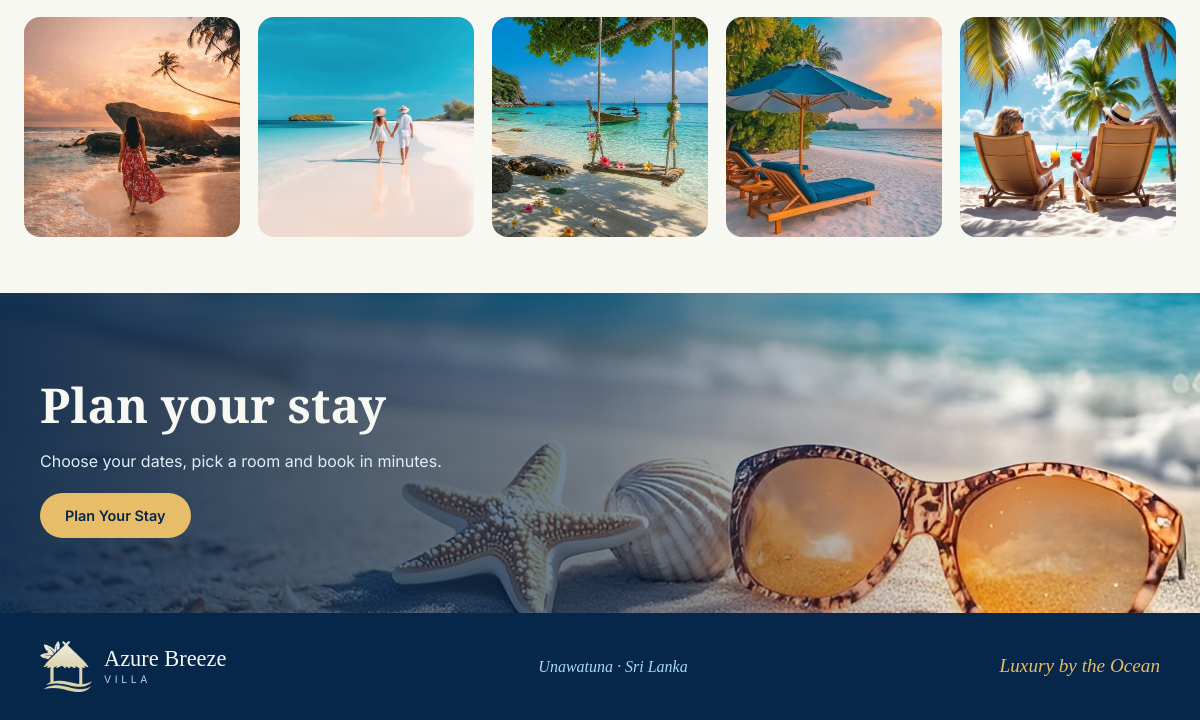
Before: / (lower part) with the older database file.
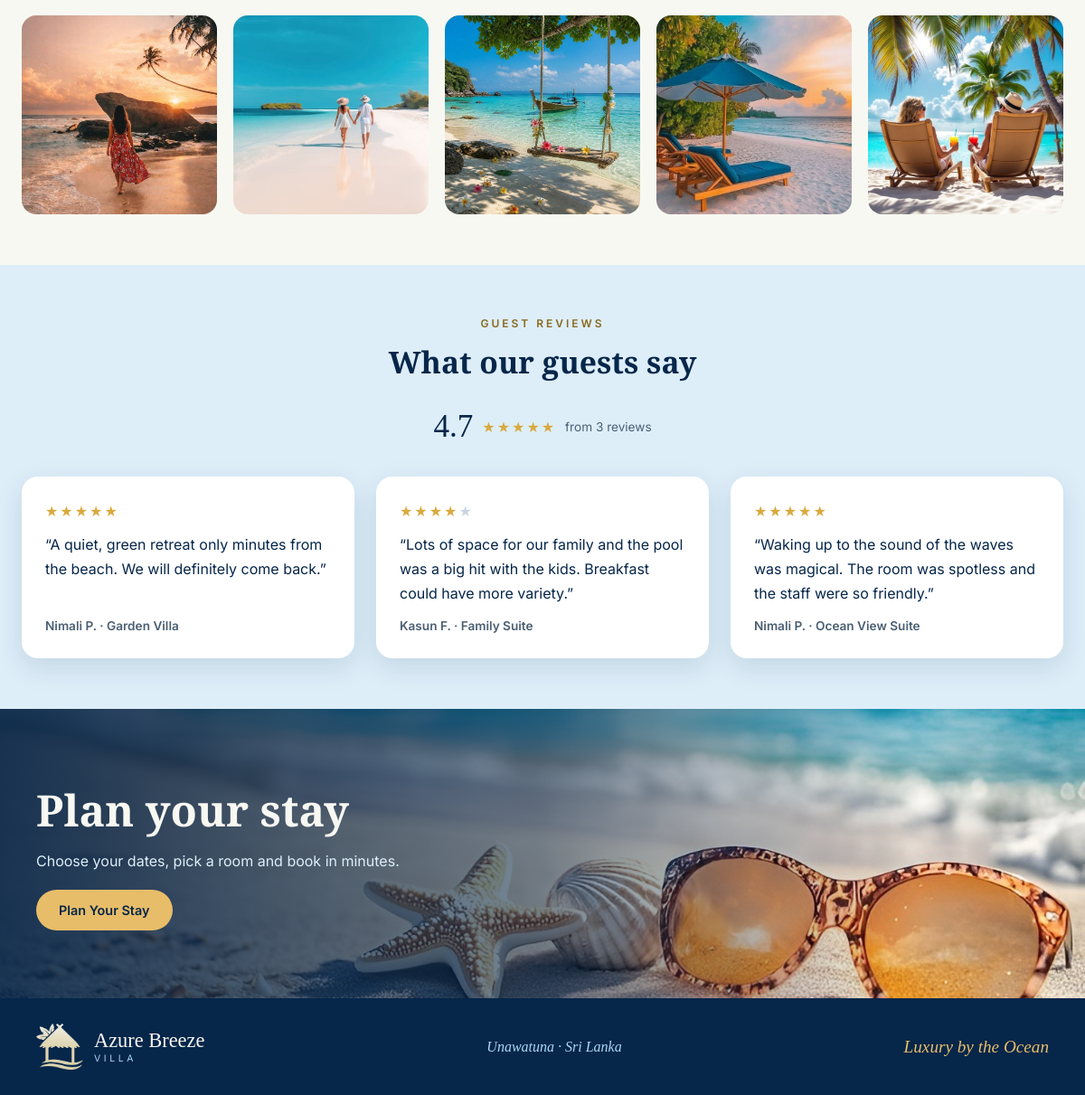
After: the same page with the newer database file.
### tables this page shows
CREATE TABLE reviews (
  review_id     INT UNSIGNED NOT NULL AUTO_INCREMENT,
  booking_id    INT UNSIGNED NOT NULL,                  
  user_id       INT UNSIGNED NOT NULL,
  room_id       INT UNSIGNED NOT NULL,
  rating        TINYINT UNSIGNED NOT NULL,              
  comment       VARCHAR(1000) NOT NULL,
  review_status ENUM('Visible','Hidden') NOT NULL DEFAULT 'Visible',
  created_at    TIMESTAMP NOT NULL DEFAULT CURRENT_TIMESTAMP,
  PRIMARY KEY (review_id),
  UNIQUE KEY uq_reviews_booking (booking_id),
  KEY idx_reviews_room (room_id),
  CONSTRAINT fk_reviews_booking FOREIGN KEY (booking_id) REFERENCES bookings (booking_id) ON DELETE CASCADE ON UPDATE CASCADE,
  CONSTRAINT fk_reviews_user    FOREIGN KEY (user_id)    REFERENCES users (user_id)       ON DELETE CASCADE ON UPDATE CASCADE,
  CONSTRAINT fk_reviews_room    FOREIGN KEY (room_id)    REFERENCES rooms (room_id)       ON DELETE CASCADE ON UPDATE CASCADE,
  CONSTRAINT chk_reviews_rating CHECK (rating BETWEEN 1 AND 5)
);

CREATE TABLE users (
  user_id        INT UNSIGNED NOT NULL AUTO_INCREMENT,
  name           VARCHAR(100) NOT NULL,
  email          VARCHAR(150) NOT NULL,
  contact_number VARCHAR(20)  NOT NULL,
  password       VARCHAR(255) NOT NULL,             
  role           ENUM('guest','admin') NOT NULL DEFAULT 'guest',
  created_at     TIMESTAMP NOT NULL DEFAULT CURRENT_TIMESTAMP,
  PRIMARY KEY (user_id),
  UNIQUE KEY uq_users_email (email)
);

CREATE TABLE rooms (
  room_id         INT UNSIGNED NOT NULL AUTO_INCREMENT,
  room_name       VARCHAR(100) NOT NULL,
  room_type       VARCHAR(50)  NOT NULL,            
  description     TEXT NOT NULL,
  facilities      VARCHAR(255) NOT NULL DEFAULT '',  
  price_per_night DECIMAL(10,2) NOT NULL,            
  max_guests      TINYINT UNSIGNED NOT NULL,
  bed_info        VARCHAR(50)  NOT NULL DEFAULT '',
  image           VARCHAR(255) NOT NULL DEFAULT '',  
  room_status     ENUM('active','inactive') NOT NULL DEFAULT 'active',
  PRIMARY KEY (room_id),
  CONSTRAINT chk_rooms_price  CHECK (price_per_night > 0),
  CONSTRAINT chk_rooms_guests CHECK (max_guests > 0)
);

### includes/auth.php (called while the page is built, shortened)
<?php
function e($value): string
{
    return htmlspecialchars((string)$value, ENT_QUOTES, 'UTF-8');
}

### index.php (the view, shortened to what this page needs)
<?php
require_once __DIR__ . '/config/db.php';
require_once __DIR__ . '/includes/functions.php';
$guestReviews = latest_reviews($pdo, 3);
$siteRating   = site_rating_stats($pdo);
include __DIR__ . '/includes/header.php';
?>
<section class="section">
  <div class="container">
    <div class="tile-row five small">
      <div class="tile"><img src="<?= BASE_URL ?>/assets/images/unawatuna.jpg" alt="Unawatuna beach sunset"></div>
      <div class="tile"><img src="<?= BASE_URL ?>/assets/images/couple-walk.jpg" alt="Couple on a white sand beach"></div>
      <div class="tile"><img src="<?= BASE_URL ?>/assets/images/swing.jpg" alt="Beach swing"></div>
      <div class="tile"><img src="<?= BASE_URL ?>/assets/images/loungers.jpg" alt="Sun loungers at sunset"></div>
      <div class="tile"><img src="<?= BASE_URL ?>/assets/images/couple-chairs.jpg" alt="Couple relaxing with drinks"></div>
    </div>
  </div>
</section>
<?php if ($guestReviews): ?>
<section class="section band-soft">
  <div class="container">
    <div class="center-head">
      <div class="eyebrow">GUEST REVIEWS</div>
      <h2 class="section-title">What our guests say</h2>
      <p class="overall-rating"><span class="big-score"><?= number_format($siteRating['avg'], 1) ?></span> <?= stars_html($siteRating['avg']) ?>
        <span class="muted">from <?= $siteRating['count'] ?> review<?= $siteRating['count'] === 1 ? '' : 's' ?></span></p>
    </div>
    <div class="card-grid three">
      <?php foreach ($guestReviews as $rv): ?>
        <article class="review-card">
          <?= stars_html((float)$rv['rating']) ?>
          <p class="review-text">&ldquo;<?= e($rv['comment']) ?>&rdquo;</p>
          <div class="review-author"><?= e(display_name($rv['guest_name'])) ?> &middot; <?= e($rv['room_name']) ?></div>
        </article>
      <?php endforeach; ?>
    </div>
  </div>
</section>
<?php endif; ?>
<section class="cta-band">
  <img src="<?= BASE_URL ?>/assets/images/plan-your-stay.jpg" alt="Starfish, shell and sunglasses on a sunny beach">
  <div class="cta-band-text">
    <h2>Plan your stay</h2>
    <p>Choose your dates, pick a room and book in minutes.</p>
    <a class="btn btn-gold" href="<?= BASE_URL ?>/rooms.php">Plan Your Stay</a>
  </div>
</section>
<?php include __DIR__ . '/includes/footer.php'; ?>

### includes/functions.php (shortened to what this page needs)
<?php
function stars_html(float $rating): string
{
    $full = max(0, min(5, (int)round($rating)));
    return '<span class="stars" role="img" aria-label="' . e(number_format($rating, 1)) . ' out of 5">'
        . str_repeat('★', $full) . '<span class="off">' . str_repeat('★', 5 - $full) . '</span></span>';
}
function display_name(string $name): string
{
    $parts = preg_split('/\s+/', trim($name));
    $first = $parts[0] ?? '';
    $last  = count($parts) > 1 ? ' ' . mb_substr(end($parts), 0, 1) . '.' : '';
    return $first . $last;
}
function site_rating_stats(PDO $pdo): array
{
    $row = $pdo->query("SELECT AVG(rating) AS avg_rating, COUNT(*) AS review_count FROM reviews WHERE review_status = 'Visible'")->fetch();
    return ['avg' => (float)($row['avg_rating'] ?? 0), 'count' => (int)($row['review_count'] ?? 0)];
}
function latest_reviews(PDO $pdo, int $limit, int $roomId = 0): array
{
    $sql = "SELECT rv.rating, rv.comment, rv.created_at, u.name AS guest_name, r.room_name
            FROM reviews rv
            JOIN users u ON u.user_id = rv.user_id
            JOIN rooms r ON r.room_id = rv.room_id
            WHERE rv.review_status = 'Visible'";
    $params = [];
    $stmt = $pdo->prepare($sql . ' ORDER BY rv.created_at DESC, rv.review_id DESC LIMIT ' . (int)$limit);
    $stmt->execute($params);
    return $stmt->fetchAll();
}

Changed rows visible on the page:
added reviews: full "★★★★★", comment "A quiet, green retreat only minutes from the beach. We will definitely come back.", user.name "Nimali P.", room.room_name "Garden Villa"
added reviews: full "★★★★", full "★", comment "Lots of space for our family and the pool was a big hit with the kids. Breakfast could have more variety.", user.name "Kasun F.", room.room_name "Family Suite"
added reviews: full "★★★★★", comment "Waking up to the sound of the waves was magical. The room was spotless and the staff were so friendly.", user.name "Nimali P.", room.room_name "Ocean View Suite"
Other visible differences:
$siteRating['avg']: (not shown) → "4.7"
str_repeat('★', $full): (not shown) → "★★★★★"
$siteRating['count']: (not shown) → "3"
text now shown: "GUEST REVIEWS What our guests say from review s"
